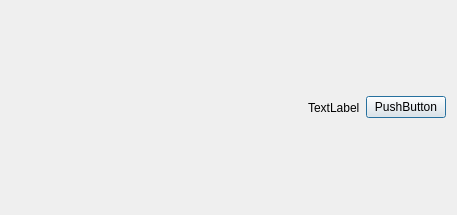
<?xml version="1.0" encoding="UTF-8"?>
<ui version="4.0">
 <class>Dialog</class>
 <widget class="QDialog" name="Dialog">
  <property name="geometry">
   <rect>
    <x>0</x>
    <y>0</y>
    <width>457</width>
    <height>215</height>
   </rect>
  </property>
  <property name="windowTitle">
   <string>Dialog</string>
  </property>
  <layout class="QHBoxLayout" name="horizontalLayout">
   <item>
    <spacer name="horizontalSpacer">
     <property name="orientation">
      <enum>Qt::Horizontal</enum>
     </property>
     <property name="sizeHint" stdset="0">
      <size>
       <width>40</width>
       <height>20</height>
      </size>
     </property>
    </spacer>
   </item>
   <item>
    <widget class="QLabel" name="label">
     <property name="text">
      <string>TextLabel</string>
     </property>
    </widget>
   </item>
   <item>
    <widget class="QPushButton" name="pushButton">
     <property name="text">
      <string>PushButton</string>
     </property>
    </widget>
   </item>
  </layout>
 </widget>
 <resources/>
 <connections/>
</ui>
